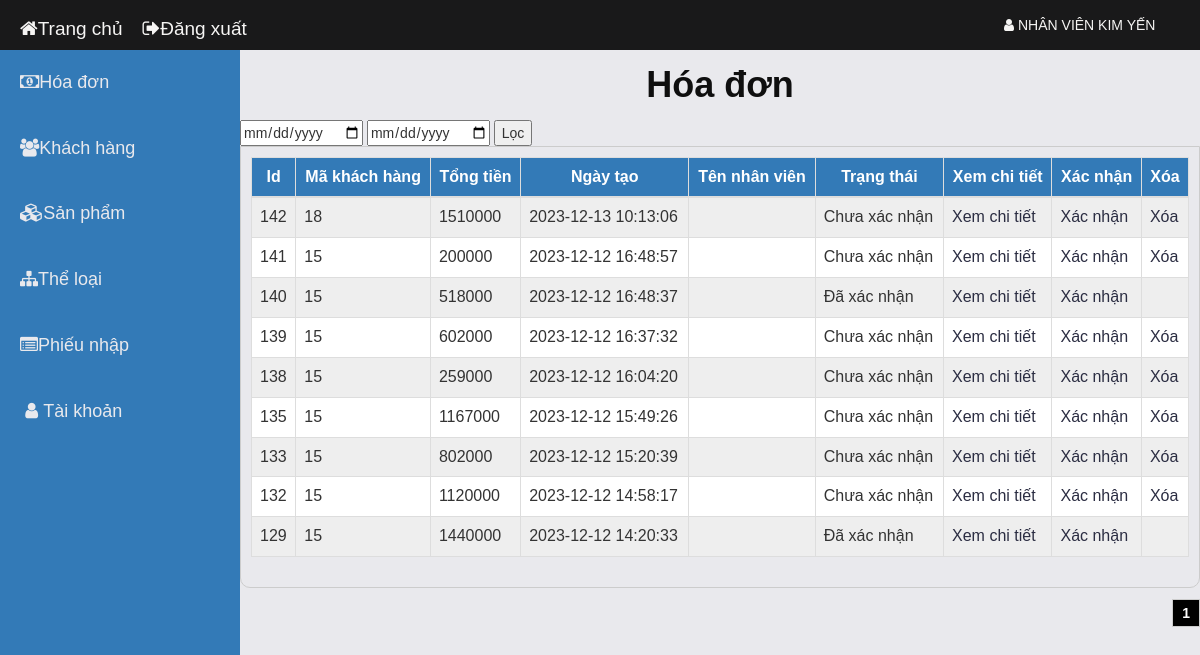
The page /admin/admin.php?muc=1&tmuc=Hóa+đơn (signed in) on the database its author committed.
### tables this page shows
CREATE TABLE `danhmuc` (
  `id` int(10) UNSIGNED NOT NULL,
  `icon_dm` varchar(255) NOT NULL,
  `ten_danhmuc` varchar(191) NOT NULL
);

CREATE TABLE `hoadon` (
  `id` int(10) UNSIGNED NOT NULL,
  `id_khachhang` int(10) UNSIGNED NOT NULL,
  `tong_tien` int(11) NOT NULL,
  `ngay_tao` timestamp NOT NULL DEFAULT current_timestamp() ON UPDATE current_timestamp(),
  `id_nhanvien` int(10) DEFAULT NULL,
  `trang_thai` tinyint(1) NOT NULL
);

### admin/function.php (called while the page is built, shortened)
<?php
function executeResult($sql){
    $con=mysqli_connect(HOST,USERNAME,PASSWORD,DATABASE);
    $result=mysqli_query($con,$sql);
    $data =[];
    if($result != null){
        while($row =mysqli_fetch_array($result, 1)){
            $data[]=$row;
        }
    }
     return $data;
}
?>

### admin/giaodien/hoadon.php (the view, shortened to what this page needs)
<?php
    include_once("./connect_db.php");
    if (!empty($_SESSION['nguoidung'])) {
        $item_per_page = (!empty($_GET['per_page'])) ? $_GET['per_page'] : 10;
        $current_page = (!empty($_GET['page'])) ? $_GET['page'] : 1;
        $offset = ($current_page - 1) * $item_per_page;
        if(isset($_POST['timebd'])&&isset($_POST['timekt']))
        {if(($_POST['timebd']=='')&&($_POST['timekt']==''))
        $hoadon = mysqli_query($con, "SELECT `hoadon`.`id` AS `idhoadon`, `id_khachhang`, `tong_tien`, `hoadon`.`ngay_tao`, `id_nhanvien`,`trang_thai`,`ten_nv`,`nhanvien`.`id` FROM (hoadon LEFT JOIN nhanvien ON`id_nhanvien`=`nhanvien`.`id` ) ORDER BY `hoadon`.`ngay_tao` DESC LIMIT " . $item_per_page . " OFFSET " . $offset);
        if(($_POST['timebd']=='')&&(!empty($_POST['timekt'])))
        $hoadon = mysqli_query($con, "SELECT `hoadon`.`id` AS `idhoadon`, `id_khachhang`, `tong_tien`, `hoadon`.`ngay_tao`, `id_nhanvien`,`trang_thai`,`ten_nv`,`nhanvien`.`id` FROM (hoadon LEFT JOIN nhanvien ON`id_nhanvien`=`nhanvien`.`id` ) WHERE `hoadon`.`ngay_tao` <= DATE_ADD('".$_POST['timekt']."',INTERVAL '1' DAY) ORDER BY `hoadon`.`ngay_tao` DESC LIMIT " . $item_per_page . " OFFSET " . $offset);
        if(($_POST['timekt']=='')&&(!empty($_POST['timebd'])))
        $hoadon = mysqli_query($con, "SELECT `hoadon`.`id` AS `idhoadon`, `id_khachhang`, `tong_tien`, `hoadon`.`ngay_tao`, `id_nhanvien`,`trang_thai`,`ten_nv`,`nhanvien`.`id` FROM (hoadon LEFT JOIN nhanvien ON`id_nhanvien`=`nhanvien`.`id` ) WHERE `hoadon`.`ngay_tao` >= '".$_POST['timebd']."' ORDER BY `hoadon`.`ngay_tao` DESC LIMIT " . $item_per_page . " OFFSET " . $offset);
        if(!empty($_POST['timebd'])&&(!empty($_POST['timekt'])))
        $hoadon = mysqli_query($con, "SELECT `hoadon`.`id` AS `idhoadon`, `id_khachhang`, `tong_tien`, `hoadon`.`ngay_tao`, `id_nhanvien`,`trang_thai`,`ten_nv`,`nhanvien`.`id` FROM (hoadon LEFT JOIN nhanvien ON`id_nhanvien`=`nhanvien`.`id` ) WHERE `hoadon`.`ngay_tao` <= DATE_ADD('".$_POST['timekt']."',INTERVAL '1' DAY) AND `hoadon`.`ngay_tao` >= '".$_POST['timebd']."' ORDER BY `hoadon`.`ngay_tao` DESC LIMIT " . $item_per_page . " OFFSET " . $offset);
        }
        else $hoadon = mysqli_query($con, "SELECT `hoadon`.`id` AS `idhoadon`, `id_khachhang`, `tong_tien`, `hoadon`.`ngay_tao`, `id_nhanvien`,`trang_thai`,`ten_nv`,`nhanvien`.`id` FROM (hoadon LEFT JOIN nhanvien ON`id_nhanvien`=`nhanvien`.`id` ) ORDER BY `hoadon`.`ngay_tao` DESC LIMIT " . $item_per_page . " OFFSET " . $offset);
    ?>
<div class="main-content">
            <h1>Hóa đơn</h1>
            <form action="./admin.php?muc=1&tmuc=Hóa%20đơn" method="POST">
            <input type="date" name="timebd" >
            <input type="date" name="timekt" >
            <input type="submit" value="Lọc">
            <div class="product-items">
                <div class="table-responsive-sm ">
                    <table class="table table-bordered table-striped table-hover">
                        <thead >
                            <tr>
                                <th>Id</th>
                                <th>Mã khách hàng</th>
                                <th>Tổng tiền</th>
                                <th>Ngày tạo</th>
                                <th>Tên nhân viên</th>
                                <th>Trạng thái</th>
                                <th>Xem chi tiết</th>
                                <th>Xác nhận</th>
                                <th>Xóa</th>
                            </tr>
                        </thead>
                        <tbody>
                             <?php
                            while ($row = mysqli_fetch_array($hoadon)) {
                            ?>
                                <tr>
                                    <td><?= $row['idhoadon'] ?></td>
                                    <td><?= $row['id_khachhang'] ?></td>
                                    <td><?= $row['tong_tien'] ?></td>
                                    <td><?= $row['ngay_tao'] ?></td>
                                    <td><?= $row['ten_nv'] ?></td>
                                    <td><?php if($row['trang_thai']=="1")echo "Đã xác nhận"; else echo "Chưa xác nhận";?></td>
                                    <td><a href="./admin.php?act=cthoadon&id=<?=$row['idhoadon']?>">Xem chi tiết</a></td>
                                    <td><a href="./xulythem.php?act=xnhd&id=<?=$row['idhoadon']?>&cuser=<?=$row['ten_nv']?>&iduser=<?=$_SESSION['idnhanvien']?>">Xác nhận</a></td>
                                    <td><?php if($row['trang_thai']=="0"){ ?><a href="./admin.php?act=xoahd&id=<?= $row['idhoadon'] ?>" onclick="return confirm('Are you sure you want to delete this item?');">Xóa</a><?php } ?>  </td>
                                </tr>
                                <?php } ?>
                        </tbody>
                    </table>
                </div>
            </div></form>
        <?php
        include './pagination.php';
        ?>
        </div>
    <?php
    }
    ?>

### admin/giaodien/leftmenu.php (shortened to what this page needs)
<div class ="Suafix">
    <ul class="input-select2" >
    <?php
            $sql = "select id, ten_danhmuc, icon_dm from danhmuc,quyendahmuc where `id_danhmuc`=`id` AND `id_quyen`=" . $_SESSION['quyen'] . "";
            $list = executeResult($sql);
            foreach ($list as $item) {
                echo '<li class="item"><a href="admin.php?muc=' . $item['id'] . '&tmuc=' . urlencode($item['ten_danhmuc']) . '" class="d-flex align-items-center">';
                echo $item['icon_dm'];
                echo '<span class="ml-2">' . $item['ten_danhmuc'] . '</span>';
                echo '</a></li>';
            }
        ?>
    </ul>
</div>

### admin/css/style.css (style rules this page uses)
body { font-family: 'Montserrat', sans-serif; font-weight: 400; color: #333; background-color: #B9BABC; }
h1, h2, h3, h4, h5, h6 { color: #2B2D42; font-weight: 700; margin: 0 0 10px; }
a { color: #2B2D42; font-weight: 500; -webkit-transition: 0.2s color; transition: 0.2s color; }
ul, ol { margin: 0; padding: 0; list-style: none }
#leftmenu div { color: white; width: 100%; display: block; float: left; }
.input-select2 a { color: #e9e9ed; }

### admin/css/style2.css (style rules this page uses)
#body #leftmenu .input-select2 { padding: 0px; }
#body #leftmenu .input-select2 li.item a { padding: 20px; display: inline-block; width: 100%; font-size: 18px; transition: 0.3s; }
#body #content .main-content { width: 100%; margin: 0; }
#body #content .main-content h1 { padding: 15px; margin: 0px; color: rgb(15, 15, 15); text-align: center; }

### admin/css/admin_style.css (style rules this page uses)
body { font-family: arial; padding : 0; margin : 0; font-size : 14px; }
h1 { text-align: center; }
.product-items { padding : 10px; border : 1px solid #ccc; border-radius: 0 0 10px 10px; }
a { text-decoration: none; }
.main-content { float : left; width : 900px; margin-left: 20px; }
.product-items table th { background-color:#337ab7; text-align:center; color:#FFF }
.product-items table { border-collapse:collapse; }
.product-items table tr:nth-child(odd) { background-color: #eee; }
.product-items table tr:nth-child(even) { background-color:white; }
.product-items table th { background-color:#337ab7; text-align:center; }

### rows shown on the page
danhmuc: ten_danhmuc "Hóa đơn"
danhmuc: ten_danhmuc "Khách hàng"
danhmuc: ten_danhmuc "Sản phẩm"
danhmuc: ten_danhmuc "Thể loại"
danhmuc: ten_danhmuc "Phiếu nhập"
danhmuc: ten_danhmuc "Tài khoản"
hoadon: id "142", id_khachhang "18", tong_tien "1510000", ngay_tao "2023-12-13 10:13:06", trang_thai "Chưa xác nhận"
hoadon: id "141", id_khachhang "15", tong_tien "200000", ngay_tao "2023-12-12 16:48:57", trang_thai "Chưa xác nhận"
hoadon: id "140", id_khachhang "15", tong_tien "518000", ngay_tao "2023-12-12 16:48:37", trang_thai "Đã xác nhận"
hoadon: id "139", id_khachhang "15", tong_tien "602000", ngay_tao "2023-12-12 16:37:32", trang_thai "Chưa xác nhận"
hoadon: id "138", id_khachhang "15", tong_tien "259000", ngay_tao "2023-12-12 16:04:20", trang_thai "Chưa xác nhận"
hoadon: id "135", id_khachhang "15", tong_tien "1167000", ngay_tao "2023-12-12 15:49:26", trang_thai "Chưa xác nhận"
hoadon: id "133", id_khachhang "15", tong_tien "802000", ngay_tao "2023-12-12 15:20:39", trang_thai "Chưa xác nhận"
hoadon: id "132", id_khachhang "15", tong_tien "1120000", ngay_tao "2023-12-12 14:58:17", trang_thai "Chưa xác nhận"
hoadon: id "129", id_khachhang "15", tong_tien "1440000", ngay_tao "2023-12-12 14:20:33", trang_thai "Đã xác nhận"

### other values the page prints
$_SESSION['nguoidung'] "NHÂN VIÊN KIM YẾN"
